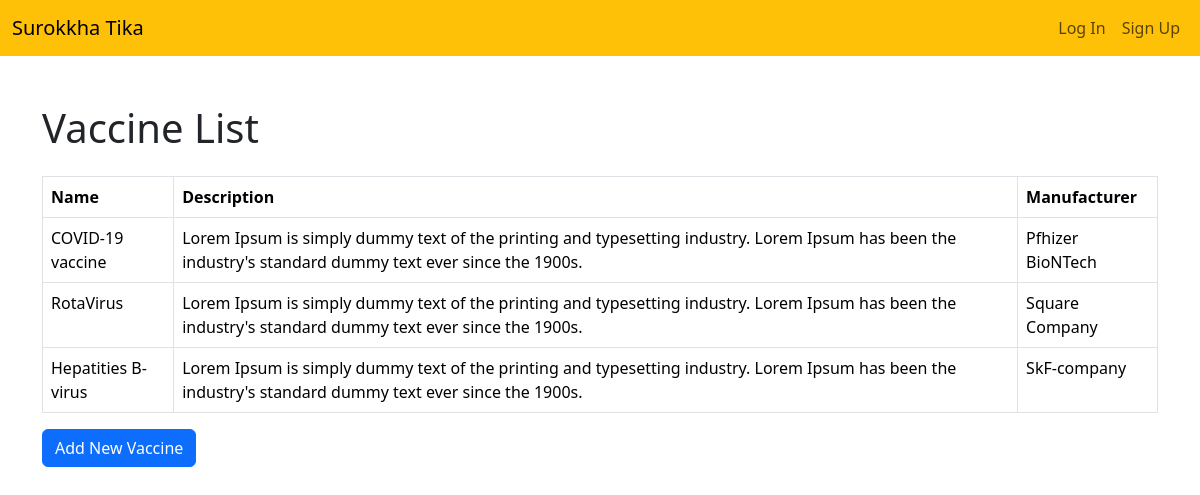
Page /vaccine/vaccine/list/ on the committed database.
### vaccine/models.py (models this page shows, shortened)
class Vaccine(models.Model):
    name = models.CharField(max_length=20)
    description = models.TextField()
    manufacturer = models.CharField(max_length=250)
    image = models.ImageField(upload_to="vaccine/images", null=True)
    available_doses = models.IntegerField(null=True, blank=True)
    admin_route = models.CharField(max_length=50, null=True, blank=True)
    side_effects = models.TextField(null=True, blank=True)

### vaccine/views.py (the view)
# urls.py: path('vaccine/list/', views.vaccine_list, name='vaccine_list'),
def vaccine_list(request):
    vaccines = Vaccine.objects.all()
    return render(request, 'vaccine/vaccine_list.html', {'vaccines': vaccines})

### vaccine/templates/vaccine/vaccine_list.html (shortened to what this page needs)
<!DOCTYPE html>
<html lang="en">
<head>
    <link href="https://cdn.jsdelivr.net/npm/bootstrap@5.3.3/dist/css/bootstrap.min.css" rel="stylesheet">
</head>
<body>
    <nav class="navbar navbar-expand-lg navbar-light bg-warning">
        <div class="container-fluid">
            <a class="navbar-brand" href="{% url 'home' %}">Surokkha Tika</a>
            <div class="collapse navbar-collapse" id="navbarNav">
                <ul class="navbar-nav ms-auto">
                    {% if user.is_authenticated %}
                        <li class="nav-item">
                            <a class="nav-link" href="{% url 'profile' %}">Profile</a>
                        </li>
                        <li class="nav-item">
                            <a class="nav-link" href="{% url 'logout' %}">Log Out</a>
                        </li>
                    {% else %}
                        <li class="nav-item">
                            <a class="nav-link" href="{% url 'login' %}">Log In</a>
                        </li>
                        <li class="nav-item">
                            <a class="nav-link" href="{% url 'register_choice' %}">Sign Up</a>
                        </li>
                    {% endif %}
                </ul>
            </div>
        </div>
    </nav>
    <div class="container mt-5">
        <h1 class="mb-4">Vaccine List</h1>
        <table class="table table-bordered">
            <thead>
                <tr>
                    <th>Name</th>
                    <th>Description</th>
                    <th>Manufacturer</th>
                </tr>
            </thead>
            <tbody>
                {% for vaccine in vaccines %}
                    <tr>
                        <td>{{ vaccine.name }}</td>
                        <td>{{ vaccine.description }}</td>
                        <td>{{ vaccine.manufacturer }}</td>
                    </tr>
                {% empty %}
                    <tr>
                        <td colspan="3" class="text-center">No vaccines available.</td>
                    </tr>
                {% endfor %}
            </tbody>
        </table>
        <a href="{% url 'add_vaccine' %}" class="btn btn-primary">Add New Vaccine</a>
    </div>
</body>
</html>

### rows in the picture
Vaccine: name "COVID-19 vaccine", description "Lorem Ipsum is simply dummy text of the printing and typesetting industry. Lorem Ipsum has been the industry's standard dummy text ever since the 1900s.", manufacturer "Pfhizer BioNTech"
Vaccine: name "RotaVirus", description "Lorem Ipsum is simply dummy text of the printing and typesetting industry. Lorem Ipsum has been the industry's standard dummy text ever since the 1900s.", manufacturer "Square Company"
Vaccine: name "Hepatities B-virus", description "Lorem Ipsum is simply dummy text of the printing and typesetting industry. Lorem Ipsum has been the industry's standard dummy text ever since the 1900s.", manufacturer "SkF-company"
